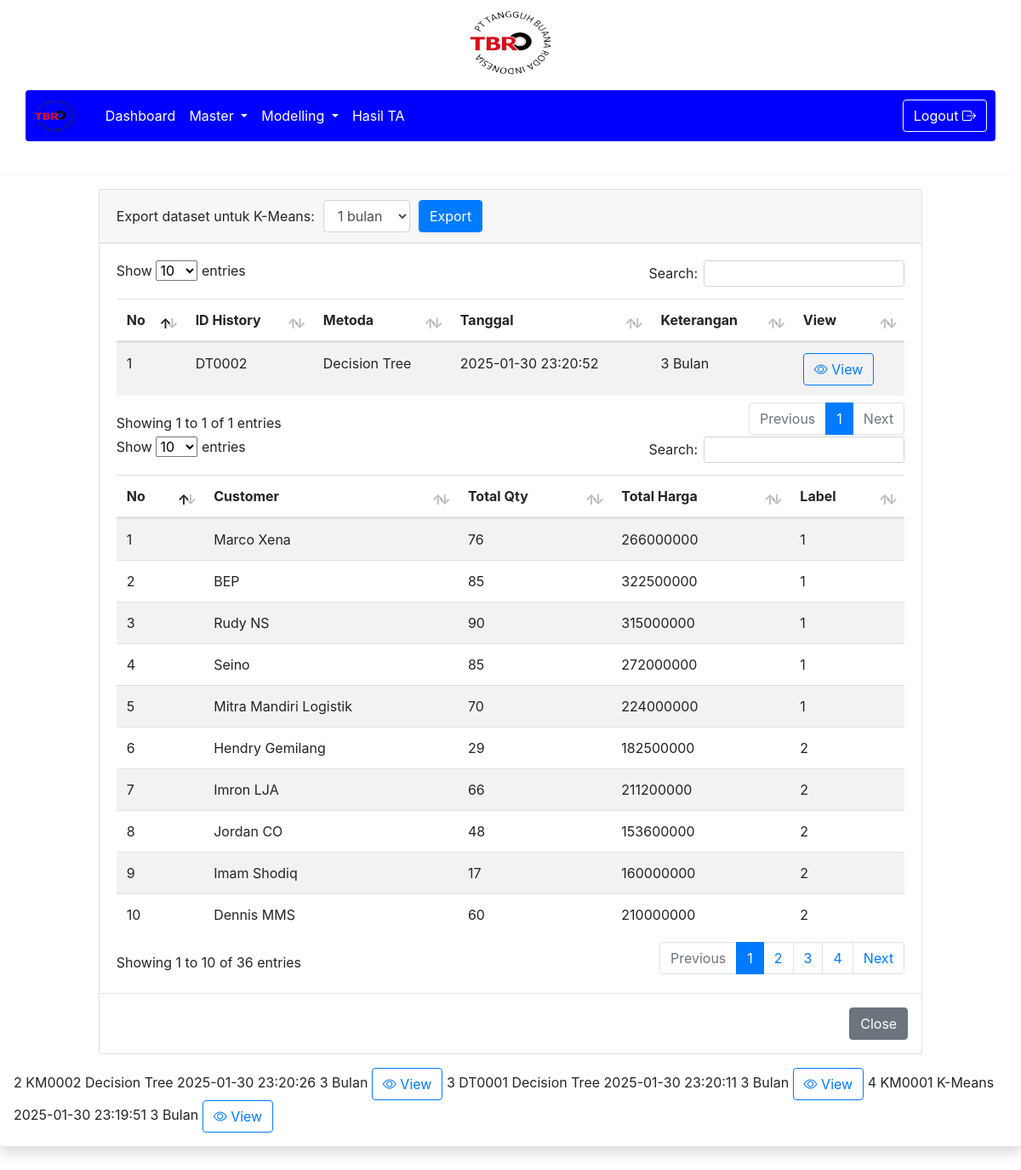
The page /1/Errortabelhistory.php (signed in) on the database its author committed.
### tables this page shows
CREATE TABLE `history_predict` (
  `id_history` varchar(12) NOT NULL,
  `metoda` varchar(30) NOT NULL,
  `accuracy` float NOT NULL,
  `foto` varchar(100) NOT NULL,
  `tgl_pred` timestamp NOT NULL DEFAULT current_timestamp(),
  `keterangan` varchar(100) NOT NULL,
  `updated_at` timestamp NULL DEFAULT NULL ON UPDATE current_timestamp()
);

CREATE TABLE `history_decisiontree` (
  `id_hdt` int(11) NOT NULL,
  `hdt_customer` varchar(50) NOT NULL,
  `hdt_totalqty` int(11) NOT NULL,
  `hdt_totalharga` bigint(20) NOT NULL,
  `hdt_aktualkm` int(11) NOT NULL,
  `hdt_pred` int(11) NOT NULL,
  `id_history` varchar(12) NOT NULL
);

### 1/Errortabelhistory.php (the view, shortened to what this page needs)
<!doctype html>
<html lang="en">
<?php
function tampildata()
{
    $query = "SELECT * FROM history_predict ORDER BY tgl_pred DESC";
    $sql = mysqli_query($GLOBALS['conn'], $query);
    $no = 1;
    while ($data = mysqli_fetch_array($sql)) {
        $valuemetoda = ($data['metoda'] == "km") ? "K-Means" : "Decision Tree";
        $namasql = ($data['metoda'] == "km") ? "history_kmeans" : "history_decisiontree";
        $label = ($data['metoda'] == "km") ? "hkm_cluster" : "hdt_pred";
        $customer = ($data['metoda'] == "km") ? "hkm_customer" : "hdt_customer";
        $totqty = ($data['metoda'] == "km") ? "hkm_totalqty" : "hdt_totalqty";
        $tothar = ($data['metoda'] == "km") ? "hkm_totalharga" : "hdt_totalharga";
        $idhistory = $data['id_history'];
        ?>
        <tr>
            <td><?php echo $no; ?></td>
            <td><?php echo $data['id_history']; ?></td>
            <td><?php echo $valuemetoda; ?></td>
            <td><?php echo $data['tgl_pred']; ?></td>
            <td><?php echo $data['keterangan']; ?></td>
            <td>
                <a href="#" class="btn btn-outline-primary tombol-detail bi bi-eye" data-toggle="modal"
                    data-target="#editModal<?php echo $no ?>"> View</a>
            </td>
            <div class="modal fade" id="editModal<?php echo $no ?>" tabindex="-1" role="dialog"
                aria-labelledby="exampleModalLabel" aria-hidden="true">
                <div class="modal-dialog modal-xl" role="document">
                    <div class="modal-content">
                        <div class="modal-body">
                            <div class="table-responsive">
                                <table id="example<?php echo $no ?>" class="table table-striped data-table" style="width: 100%">
                                    <thead>
                                        <tr>
                                            <th>No</th>
                                            <th>Customer</th>
                                            <th>Total Qty</th>
                                            <th>Total Harga</th>
                                            <th>Label</th>
                                        </tr>
                                    </thead>
                                    <tbody>
                                        <?php
                                        $nomodal = 1;
                                        $sqlhistory = mysqli_query($GLOBALS['conn'], "SELECT * FROM $namasql WHERE id_history='$idhistory' ORDER BY $label ASC");
                                        while ($datahis = mysqli_fetch_array($sqlhistory)) {
                                            ?>
                                            <tr>
                                                <td><?php echo $nomodal; ?></td>
                                                <td><?php echo $datahis[$customer]; ?></td>
                                                <td><?php echo $datahis[$totqty]; ?></td>
                                                <td><?php echo $datahis[$tothar]; ?></td>
                                                <td><?php echo $datahis[$label]; ?></td>
                                            </tr>
                                            <?php
                                            $nomodal++;
                                        }
                                        ?>
                                    </tbody>
                                </table>
                            </div>
                        </div>
                        <div class="modal-footer">
                            <button type="button" class="btn btn-secondary" data-dismiss="modal">Close</button>
                        </div>
                    </div>
                </div>
            </div>
        </tr>
        <?php
        $no++;
    }
}
?>
<head>
    <link rel="stylesheet" href="https://cdn.jsdelivr.net/npm/bootstrap@4.6.2/dist/css/bootstrap.min.css"
>
    <link rel="stylesheet" href="../assets/css/dataTables.bootstrap5.min.css" />
    <link rel="stylesheet"
        href="https://cdnjs.cloudflare.com/ajax/libs/bootstrap-icons/1.10.0/font/bootstrap-icons.min.css">
</head>
<body>
    <?php include 'navbar.php'; ?>
    <br>
    <div class="shadow p-3 mb-5 bg-white rounded">
        <div class="row justify-content-center">
            <div class="col-md-10 mb-3">
                <div class="card">
                    <div class="card-header">
                        <form action="proses/prosesdskm.php" post="GET">
                            <div class="form-row align-items-center">
                                <div class="col-auto">
                                    <label for="sortData" class="col-form-label">Export dataset untuk
                                        K-Means:</label>
                                </div>
                                <div class="col-auto">
                                    <select name="sortData" id="sortData" class="form-control">
                                        <option value="1">1 bulan</option>
                                    </select>
                                </div>
                                <div class="col-auto">
                                    <button type="submit" class="btn btn-primary">Export</button>
                                </div>
                            </div>
                        </form>
                    </div>
                    <div class="card-body">
                        <div class="table-responsive">
                            <table id="example" class="table table-striped data-table" style="width: 100%">
                                <thead>
                                    <tr>
                                        <th>No</th>
                                        <th>ID History</th>
                                        <th>Metoda</th>
                                        <th>Tanggal</th>
                                        <th>Keterangan</th>
                                        <th>View</th>
                                    </tr>
                                </thead>
                                <tbody>
                                    <?php
                                    tampildata();
                                    ?>
                                </tbody>
                            </table>
                        </div>
                    </div>
                </div>
            </div>
        </div>
    </div>
</body>
</html>

### rows shown on the page
history_predict: id_history "DT0002", metoda "Decision Tree", tgl_pred "2025-01-30 23:20:52", keterangan "3 Bulan"
history_decisiontree: id_history+hdt_customer "Marco Xena", id_history+hdt_totalqty "76", id_history+hdt_totalharga "266000000", id_history+hdt_pred "1"
history_decisiontree: id_history+hdt_customer "BEP", id_history+hdt_totalqty "85", id_history+hdt_totalharga "322500000", id_history+hdt_pred "1"
history_decisiontree: id_history+hdt_customer "Rudy NS", id_history+hdt_totalqty "90", id_history+hdt_totalharga "315000000", id_history+hdt_pred "1"
history_decisiontree: id_history+hdt_customer "Seino", id_history+hdt_totalqty "85", id_history+hdt_totalharga "272000000", id_history+hdt_pred "1"
history_decisiontree: id_history+hdt_customer "Mitra Mandiri Logistik", id_history+hdt_totalqty "70", id_history+hdt_totalharga "224000000", id_history+hdt_pred "1"
history_decisiontree: id_history+hdt_customer "Hendry Gemilang", id_history+hdt_totalqty "29", id_history+hdt_totalharga "182500000", id_history+hdt_pred "2"
history_decisiontree: id_history+hdt_customer "Imron LJA", id_history+hdt_totalqty "66", id_history+hdt_totalharga "211200000", id_history+hdt_pred "2"
history_decisiontree: id_history+hdt_customer "Jordan CO", id_history+hdt_totalqty "48", id_history+hdt_totalharga "153600000", id_history+hdt_pred "2"
history_decisiontree: id_history+hdt_customer "Imam Shodiq", id_history+hdt_totalqty "17", id_history+hdt_totalharga "160000000", id_history+hdt_pred "2"
history_decisiontree: id_history+hdt_customer "Dennis MMS", id_history+hdt_totalqty "60", id_history+hdt_totalharga "210000000", id_history+hdt_pred "2"
history_predict: id_history "KM0002", metoda "Decision Tree", tgl_pred "2025-01-30 23:20:26", keterangan "3 Bulan"
history_predict: id_history "DT0001", metoda "Decision Tree", tgl_pred "2025-01-30 23:20:11", keterangan "3 Bulan"
history_predict: id_history "KM0001", metoda "K-Means", tgl_pred "2025-01-30 23:19:51", keterangan "3 Bulan"
